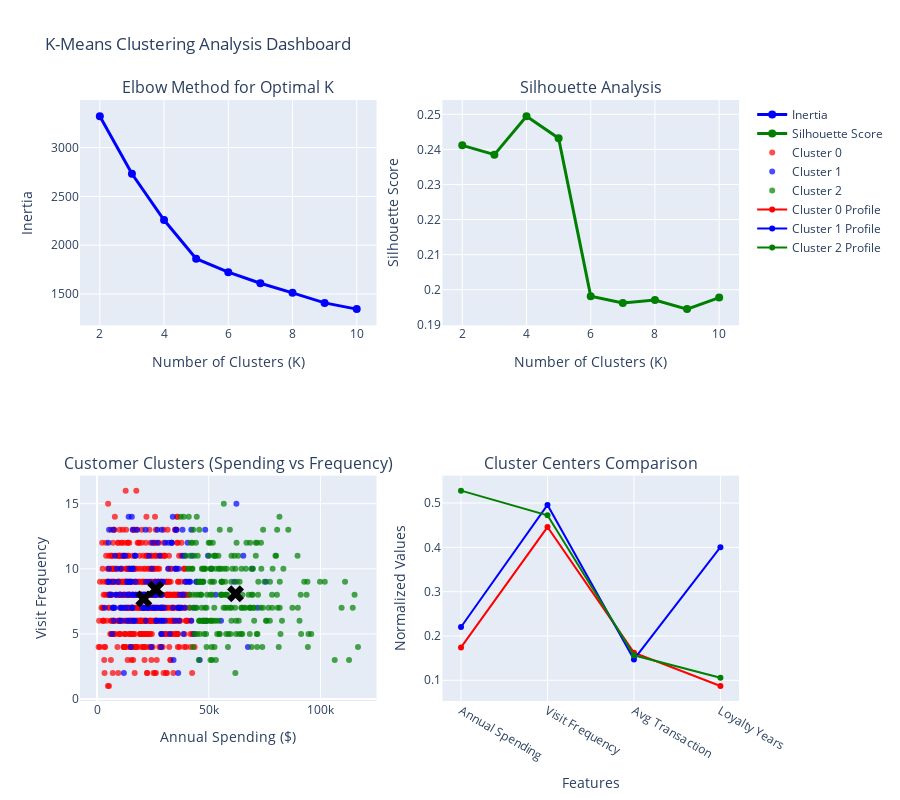

The cell this chart's notebook holds for it:
### Code cell
# 2. INTERACTIVE VISUALIZATIONS
print(" 2. INTERACTIVE K-MEANS VISUALIZATIONS")
print("=" * 39)

# Create comprehensive visualization dashboard
fig = make_subplots(
    rows=2, cols=2,
    subplot_titles=[
        'Elbow Method for Optimal K',
        'Silhouette Analysis',
        'Customer Clusters (Spending vs Frequency)',
        'Cluster Centers Comparison'
    ],
    specs=[[{"secondary_y": False}, {"secondary_y": False}],
           [{"secondary_y": False}, {"secondary_y": False}]]
)

# Elbow method plot
fig.add_trace(
    go.Scatter(x=list(k_range), y=inertias, mode='lines+markers',
               name='Inertia', line=dict(color='blue', width=3),
               marker=dict(size=8)),
    row=1, col=1
)

# Silhouette scores
fig.add_trace(
    go.Scatter(x=list(k_range), y=silhouette_scores, mode='lines+markers',
               name='Silhouette Score', line=dict(color='green', width=3),
               marker=dict(size=8)),
    row=1, col=2
)

# Customer clusters scatter plot
colors = ['red', 'blue', 'green', 'purple', 'orange']
for cluster in range(elbow_k):
    cluster_data = customer_data[customer_data['cluster'] == cluster]
    fig.add_trace(
        go.Scatter(x=cluster_data['annual_spending'],
                  y=cluster_data['visit_frequency'],
                  mode='markers',
                  name=f'Cluster {cluster}',
                  marker=dict(color=colors[cluster], size=6, opacity=0.7)),
        row=2, col=1
    )

# Add cluster centers
centers_original = scaler.inverse_transform(optimal_kmeans.cluster_centers_)
for i, center in enumerate(centers_original):
    fig.add_trace(
        go.Scatter(x=[center[0]], y=[center[1]], mode='markers',
                  marker=dict(color='black', size=15, symbol='x'),
                  name=f'Center {i}', showlegend=False),
        row=2, col=1
    )

# Cluster centers radar chart
features = ['Annual Spending', 'Visit Frequency', 'Avg Transaction', 'Loyalty Years']
for i, center in enumerate(centers_original):
    # Normalize for radar chart
    normalized_center = (center - customer_data.iloc[:, :4].min()) / (customer_data.iloc[:, :4].max() - customer_data.iloc[:, :4].min())
    fig.add_trace(
        go.Scatter(x=features, y=normalized_center, mode='lines+markers',
                  name=f'Cluster {i} Profile', line=dict(color=colors[i])),
        row=2, col=2
    )

fig.update_layout(height=800, title="K-Means Clustering Analysis Dashboard", showlegend=True)
fig.update_xaxes(title_text="Number of Clusters (K)", row=1, col=1)
fig.update_xaxes(title_text="Number of Clusters (K)", row=1, col=2)
fig.update_xaxes(title_text="Annual Spending ($)", row=2, col=1)
fig.update_xaxes(title_text="Features", row=2, col=2)
fig.update_yaxes(title_text="Inertia", row=1, col=1)
fig.update_yaxes(title_text="Silhouette Score", row=1, col=2)
fig.update_yaxes(title_text="Visit Frequency", row=2, col=1)
fig.update_yaxes(title_text="Normalized Values", row=2, col=2)
fig.show()

# Business insights
print(f"\n BUSINESS INSIGHTS:")
for cluster in range(elbow_k):
    cluster_data = customer_data[customer_data['cluster'] == cluster]
    cluster_size = len(cluster_data)

    avg_spending = cluster_data['annual_spending'].mean()
    avg_frequency = cluster_data['visit_frequency'].mean()
    avg_transaction = cluster_data['avg_transaction'].mean()
    avg_loyalty = cluster_data['loyalty_years'].mean()

    # Determine customer segment type
    if avg_spending > 40000 and avg_frequency > 15:
        segment_type = "VIP Customers"
    elif avg_spending > 25000:
        segment_type = "High-Value Customers"
    elif avg_frequency > 10:
        segment_type = "Frequent Shoppers"
    else:
        segment_type = "Casual Customers"

    total_revenue = cluster_size * avg_spending

    print(f"\nCluster {cluster}: {segment_type}")
    print(f"• Size: {cluster_size} customers ({cluster_size/len(customer_data)*100:.1f}%)")
    print(f"• Annual spending: ${avg_spending:,.0f}")
    print(f"• Visit frequency: {avg_frequency:.1f} times/year")
    print(f"• Avg transaction: ${avg_transaction:.0f}")
    print(f"• Customer loyalty: {avg_loyalty:.1f} years")
    print(f"• Total cluster revenue: ${total_revenue:,.0f}")

# ROI calculation
total_revenue = customer_data['annual_spending'].sum()
targeting_efficiency = 0.25 # 25% improvement in marketing efficiency
marketing_roi = total_revenue * targeting_efficiency * 0.1 # 10% of revenue as marketing impact

print(f"\n K-MEANS CLUSTERING ROI:")
print(f"• Total customer revenue: ${total_revenue:,.0f}")
print(f"• Marketing efficiency improvement: {targeting_efficiency*100:.0f}%")
print(f"• Estimated annual ROI: ${marketing_roi:,.0f}")
print(f"• Implementation cost: $75,000")
print(f"• Net ROI: {(marketing_roi - 75000)/75000*100:.0f}%")

### Figure 1 — Plotly figure (JSON) as saved in the notebook; plotly's stock layout.template omitted (floating-point values rounded to 4 significant figures; data arrays with more than 128 entries replaced by an {"elided": "..."} marker saying what was removed)
{"data": [{"line": {"color": "blue", "width": 3}, "marker": {"size": 8}, "mode": "lines+markers", "name": "Inertia", "type": "scatter", "x": [2, 3, 4, 5, 6, 7, 8, 9, 10], "xaxis": "x", "y": [3321.0, 2732.0, 2257.0, 1862.0, 1724.0, 1610.0, 1511.0, 1409.0, 1345.0], "yaxis": "y"}, {"line": {"color": "green", "width": 3}, "marker": {"size": 8}, "mode": "lines+markers", "name": "Silhouette Score", "type": "scatter", "x": [2, 3, 4, 5, 6, 7, 8, 9, 10], "xaxis": "x2", "y": [0.2412, 0.2385, 0.2494, 0.2432, 0.1981, 0.1962, 0.197, 0.1945, 0.1977], "yaxis": "y2"}, {"marker": {"color": "red", "opacity": 0.7, "size": 6}, "mode": "markers", "name": "Cluster 0", "type": "scatter", "x": {"elided": "604 float values"}, "xaxis": "x3", "y": {"elided": "604 int values"}, "yaxis": "y3"}, {"marker": {"color": "blue", "opacity": 0.7, "size": 6}, "mode": "markers", "name": "Cluster 1", "type": "scatter", "x": {"elided": "176 float values"}, "xaxis": "x3", "y": {"elided": "176 int values"}, "yaxis": "y3"}, {"marker": {"color": "green", "opacity": 0.7, "size": 6}, "mode": "markers", "name": "Cluster 2", "type": "scatter", "x": {"elided": "220 float values"}, "xaxis": "x3", "y": {"elided": "220 int values"}, "yaxis": "y3"}, {"marker": {"color": "black", "size": 15, "symbol": "x"}, "mode": "markers", "name": "Center 0", "showlegend": false, "type": "scatter", "x": [20920.0], "xaxis": "x3", "y": [7.687], "yaxis": "y3"}, {"marker": {"color": "black", "size": 15, "symbol": "x"}, "mode": "markers", "name": "Center 1", "showlegend": false, "type": "scatter", "x": [26260.0], "xaxis": "x3", "y": [8.438], "yaxis": "y3"}, {"marker": {"color": "black", "size": 15, "symbol": "x"}, "mode": "markers", "name": "Center 2", "showlegend": false, "type": "scatter", "x": [62000.0], "xaxis": "x3", "y": [8.086], "yaxis": "y3"}, {"line": {"color": "red"}, "mode": "lines+markers", "name": "Cluster 0 Profile", "type": "scatter", "x": ["Annual Spending", "Visit Frequency", "Avg Transaction", "Loyalty Years"], "xaxis": "x4", "y": [0.1743, 0.4458, 0.1624, 0.08714], "yaxis": "y4"}, {"line": {"color": "blue"}, "mode": "lines+markers", "name": "Cluster 1 Profile", "type": "scatter", "x": ["Annual Spending", "Visit Frequency", "Avg Transaction", "Loyalty Years"], "xaxis": "x4", "y": [0.2203, 0.4958, 0.1472, 0.4005], "yaxis": "y4"}, {"line": {"color": "green"}, "mode": "lines+markers", "name": "Cluster 2 Profile", "type": "scatter", "x": ["Annual Spending", "Visit Frequency", "Avg Transaction", "Loyalty Years"], "xaxis": "x4", "y": [0.528, 0.4724, 0.1564, 0.1055], "yaxis": "y4"}], "layout": {"annotations": [{"font": {"size": 16}, "showarrow": false, "text": "Elbow Method for Optimal K", "x": 0.225, "xanchor": "center", "xref": "paper", "y": 1, "yanchor": "bottom", "yref": "paper"}, {"font": {"size": 16}, "showarrow": false, "text": "Silhouette Analysis", "x": 0.775, "xanchor": "center", "xref": "paper", "y": 1, "yanchor": "bottom", "yref": "paper"}, {"font": {"size": 16}, "showarrow": false, "text": "Customer Clusters (Spending vs Frequency)", "x": 0.225, "xanchor": "center", "xref": "paper", "y": 0.375, "yanchor": "bottom", "yref": "paper"}, {"font": {"size": 16}, "showarrow": false, "text": "Cluster Centers Comparison", "x": 0.775, "xanchor": "center", "xref": "paper", "y": 0.375, "yanchor": "bottom", "yref": "paper"}], "height": 800, "showlegend": true, "title": {"text": "K-Means Clustering Analysis Dashboard"}, "xaxis": {"anchor": "y", "domain": [0, 0.45], "title": {"text": "Number of Clusters (K)"}}, "xaxis2": {"anchor": "y2", "domain": [0.55, 1], "title": {"text": "Number of Clusters (K)"}}, "xaxis3": {"anchor": "y3", "domain": [0, 0.45], "title": {"text": "Annual Spending ($)"}}, "xaxis4": {"anchor": "y4", "domain": [0.55, 1], "title": {"text": "Features"}}, "yaxis": {"anchor": "x", "domain": [0.625, 1], "title": {"text": "Inertia"}}, "yaxis2": {"anchor": "x2", "domain": [0.625, 1], "title": {"text": "Silhouette Score"}}, "yaxis3": {"anchor": "x3", "domain": [0, 0.375], "title": {"text": "Visit Frequency"}}, "yaxis4": {"anchor": "x4", "domain": [0, 0.375], "title": {"text": "Normalized Values"}}}}
